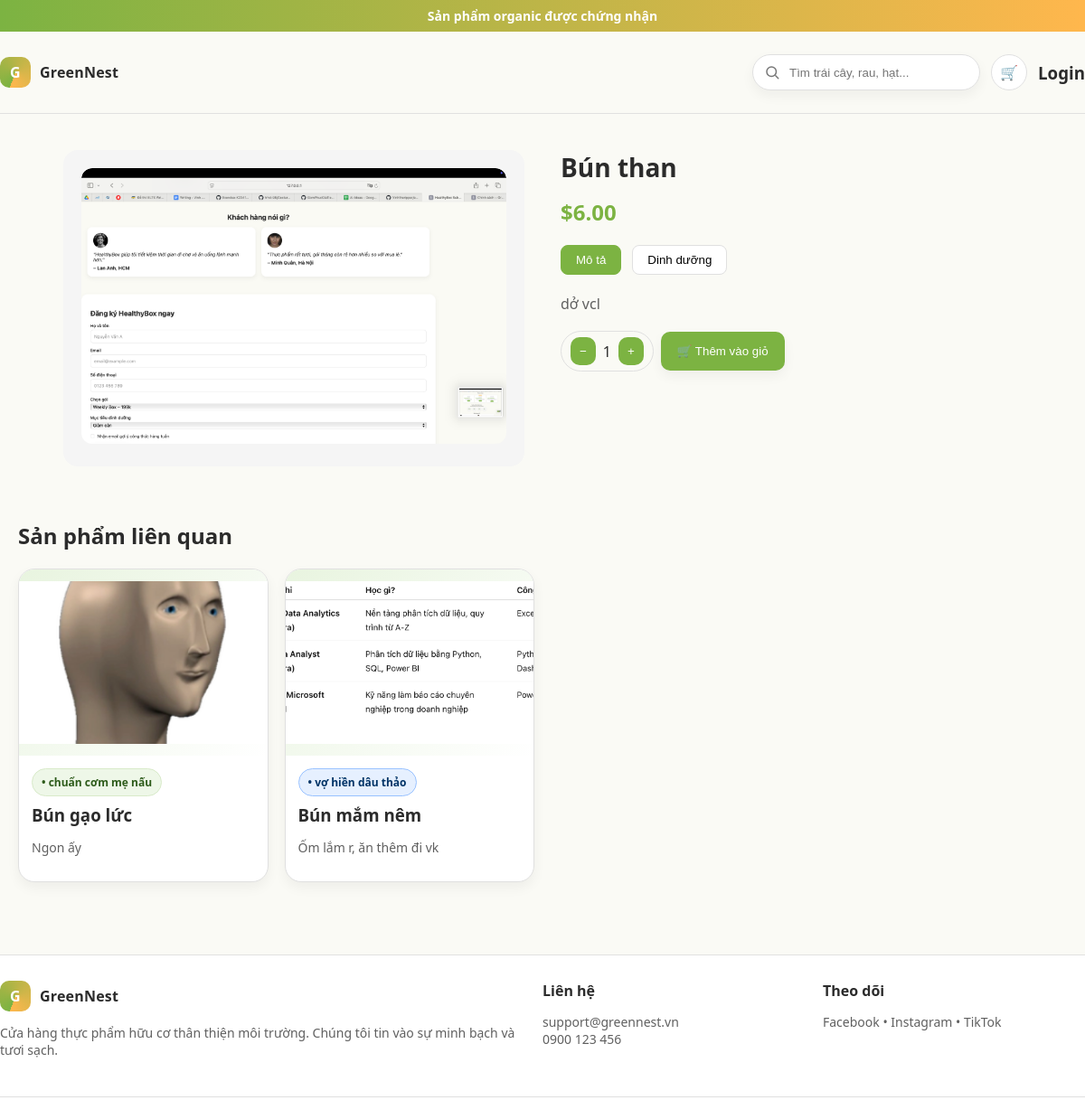
Screenshot of /product/2/ with the database file from the repository.
### app/models/category_product.py (models this page shows, shortened)
class Product(models.Model):
    category = models.ManyToManyField(Category, related_name="products")
    name = models.CharField(max_length=200)
    supplier = models.ForeignKey(Supplier, on_delete=models.SET_NULL, null=True, blank=True, related_name="products")
    certifications = models.ManyToManyField(Certification, related_name="products", blank=True)
    image = models.ImageField(upload_to='products/', null=True, blank=True)
    description = models.TextField(null=True, blank=True)
    detail = models.TextField(null=True, blank=True)
    price = models.DecimalField(max_digits=10, decimal_places=2)
    stock = models.IntegerField(default=0)
    sale = models.BooleanField(default=False)
    discount_percentage = models.FloatField(default=0, null=True, blank=True)
    sale_price = models.DecimalField(max_digits=10, decimal_places=2, null=True, blank=True)
    created_at = models.DateTimeField(auto_now_add=True)

### app/models/supplier_certification.py (models this page shows, shortened)
class Certification(models.Model):
    STYLE_CHOICES = [
        ("pill-green", "Green"),
        ("pill-orange", "Orange"),
        ("pill-blue", "Blue"),
    ]
    name = models.CharField(max_length=200)
    organization = models.CharField(max_length=200, null=True, blank=True)
    description = models.TextField(null=True, blank=True)
    issued_date = models.DateField(null=True, blank=True)
    expiry_date = models.DateField(null=True, blank=True)
    document = models.FileField(upload_to="certifications/", null=True, blank=True)
    style_class = models.CharField(
        max_length=50,
        choices=STYLE_CHOICES,
        default="pill-green"
    )
    @property
    def style_colors(self):
        mapping = {
            "pill-green": {
                "bg": "#eef7e8",
                "text": "#2d5b1a",
                "border": "#d8eac9",
            },
            "pill-orange": {
                "bg": "#fff3d9",
                "text": "#7a4200",
                "border": "#ffd390",
            },
            "pill-blue": {
                "bg": "#e6f0ff",
                "text": "#003366",
                "border": "#99c2ff",
            },
        }
        return mapping.get(self.style_class, mapping["pill-green"])

### app/views/view_product.py (the view)
# urls.py: path('product/<int:product_id>/', views.productdetail, name='productdetail'),
def productdetail(request, product_id):
    product = get_object_or_404(Product, id=product_id)
    related_products = Product.objects.filter(
        category__in=product.category.all()
    ).exclude(id=product.id).distinct()[:4]
    return render(request, "app/productdetail.html", {
        "product": product,
        "related_products": related_products
    })

### app/templates/app/productdetail.html (shortened to what this page needs)
{% extends "app/base.html" %}
{% load static %}
{% block content %}
<link rel="stylesheet" href="{% static 'app/css/detail.css' %}">
  <section class="container detail-wrapper">
    <div class="detail-img">
      <div class="slider">
        {% if product.images.all %}
          {% for img in product.images.all %}
            <div class="slide {% if forloop.first %}active{% endif %}">
              <img src="{{ img.image.url }}" alt="{{ product.name }}">
            </div>
          {% endfor %}
        {% else %}
          <div class="slide active">
            <img src="{{ product.image.url }}" alt="{{ product.name }}">
          </div>
        {% endif %}
      </div>
    </div>
    <div class="detail-info">
      <h1>{{ product.name }}</h1>
      <div class="price">
        {% if product.sale %}
          <strong style="font-size:24px; color:var(--green);">${{ product.final_price|floatformat:2 }}</strong>
          <span style="text-decoration:line-through; color:gray; font-size:16px;">${{ product.price|floatformat:2 }}</span>
        {% else %}
          <strong style="font-size:24px; color:var(--green);">${{ product.price }}</strong>
        {% endif %}
      </div>
      <div class="tabs">
        <button class="tab-btn active" data-tab="desc">Mô tả</button>
        <button class="tab-btn" data-tab="nutrition">Dinh dưỡng</button>
      </div>
      <div class="tab-content active" id="desc">
        <p>{{ product.description }}</p>
      <form method="post" action="{% url 'add_to_cart' product.id %}" class="add-to-cart-form" style="margin-top:16px;">
        <div class="add" style="align-items:center; gap:12px;">
          <div class="add">
                <div class="qty">
                  <button type="button" class="qty-decrease">−</button>
                  <span class="qty-display">1</span>
                  <button type="button" class="qty-increase">+</button>
                </div>
          <button type="submit" class="btn-primary" style="padding:14px 18px">🛒 Thêm vào giỏ</button>
          </div>
      </form>
    </div>
      </div>
  </section>
  <section class="container related">
  <h2>Sản phẩm liên quan</h2>
  <div class="grid">
    {% for rp in related_products %}
      <article class="card">
        <a href="{% url 'productdetail' rp.id %}" style="text-decoration:none; color:inherit;">
          <div class="thumb">
            {% if rp.image %}
              <img src="{{ rp.image.url }}" alt="{{ rp.name }}" style="width:100%; height:180px; object-fit:cover;">
            {% else %}
              <div class="seed"></div>
            {% endif %}
          </div>
          <div class="content">
            {% for cert in rp.certifications.all %}
              <div class="pill"
                style="background: {{ cert.style_colors.bg }};
                       color: {{ cert.style_colors.text }};
                       border: 1px solid {{ cert.style_colors.border }}">
                • {{ cert.name }}
              </div>
            {% endfor %}
            <h3 style="margin:8px 0 6px">{{ rp.name }}</h3>
            <p class="subtle">{{ rp.description|truncatewords:12 }}</p>
          </div>
        </a>
      </article>
    {% empty %}
      <p class="subtle">Không có sản phẩm liên quan.</p>
    {% endfor %}
  </div>
</section>
{% endblock %}

### app/static/app/css/main.css (style rules this page uses)
:root { --green: #7CB342; --brown: #A1887F; --cream: #FAFAF5; --orange: #FFB74D; --gray: #E0E0E0; --text: #2b2b2b; --muted: #606060; --radius: 20px; --shadow: 0 10px 20px rgba(0, 0, 0, .06); --shadow-soft: 0 6px 14px rgba(0, 0, 0, .05); --max: 1200px; }
* { box-sizing: border-box }
html, body { height: 100%; margin: 0; }
body { display: flex; flex-direction: column; font-family: system-ui, -apple-system, Segoe UI, Roboto, Helvetica, Arial, "Apple Color Emoji", "Segoe UI Emoji"; color: var(--text); background: var(--cream); }
a { color: inherit; text-decoration: none }
.container { max-width: var(--max); margin: 0 auto; padding: 0 20px }
.btn-primary { background: var(--green); color: white; box-shadow: var(--shadow-soft); }
.grid { display: grid; grid-template-columns: repeat(4, 1fr); gap: 18px }
.card { background: white; border: 1px solid var(--gray); border-radius: 18px; overflow: hidden; box-shadow: var(--shadow-soft); display: flex; flex-direction: column }
.thumb { aspect-ratio: 4/3; background: linear-gradient(135deg, #e8f4df, #ffffff); display: grid; place-items: center }
.card .content { padding: 14px }
.price { display: flex; align-items: center; justify-content: space-between; margin-top: 8px }
.price strong { font-size: 18px }
.pill { display: inline-flex; align-items: center; gap: 6px; padding: 6px 10px; border-radius: 999px; font-size: 12px; font-weight: 700 }
.add { display: flex; gap: 8px; align-items: center }
.add .qty { display: flex; align-items: center; gap: 8px; border: 1px solid var(--gray); border-radius: 999px; padding: 6px 10px }
.add button { border: none; background: var(--green); color: white; border-radius: 10px; padding: 8px 10px; cursor: pointer }
.subtle { color: var(--muted); font-size: 14px }
.detail-wrapper { display: grid; grid-template-columns: 1fr 1fr; gap: 40px; margin: 40px auto; max-width: 1100px; align-items: start; }
.detail-img { background: #f5f5f5; border-radius: 16px; display: flex; align-items: center; justify-content: center; padding: 20px; }
.detail-img img { max-width: 100%; border-radius: 12px; }
.detail-info h1 { margin: 0 0 14px; font-size: 28px; }
.detail-info .price { font-size: 24px; font-weight: 700; color: var(--green); margin: 10px 0; }
.detail-info p { color: var(--muted); line-height: 1.6; }
.related { margin-top: 60px; }
.related h2 { margin-bottom: 20px; }

### app/static/app/css/btn.css (style rules this page uses)
.btn.btn-primary, .btn-primary { background: var(--green); color: white; box-shadow: var(--shadow-soft); border: none; outline: none !important; }

### app/static/app/css/detail.css (style rules this page uses)
.tabs { display: flex; gap: 12px; margin: 20px 0; }
.tab-btn { padding: 8px 16px; border: 1px solid var(--gray); border-radius: 8px; background: white; cursor: pointer; font-weight: 500; }
.tab-btn.active { background: var(--green); color: white; border-color: var(--green); }
.tab-content { display: none; margin-top: 16px; }
.tab-content.active { display: block; }
.detail-img { flex: 1; display: flex; flex-direction: column; align-items: center; }
.slider { position: relative; overflow: hidden; max-width: 500px; margin: 0 auto; border-radius: 12px; }
.slide { display: none; }
.slide.active { display: block; }
.slide img { width: 100%; height: auto; object-fit: cover; border-radius: 12px; }

### rows the page displays
Product: image (picture), name "Bún than", price "6.00", description "dở vcl"
Product: image (picture), name "Bún gạo lức", description "Ngon ấy"
Certification: name "chuẩn cơm mẹ nấu"
Product: image (picture), name "Bún mắm nêm", description "Ốm lắm r, ăn thêm đi vk"
Certification: name "vợ hiền dâu thảo"
